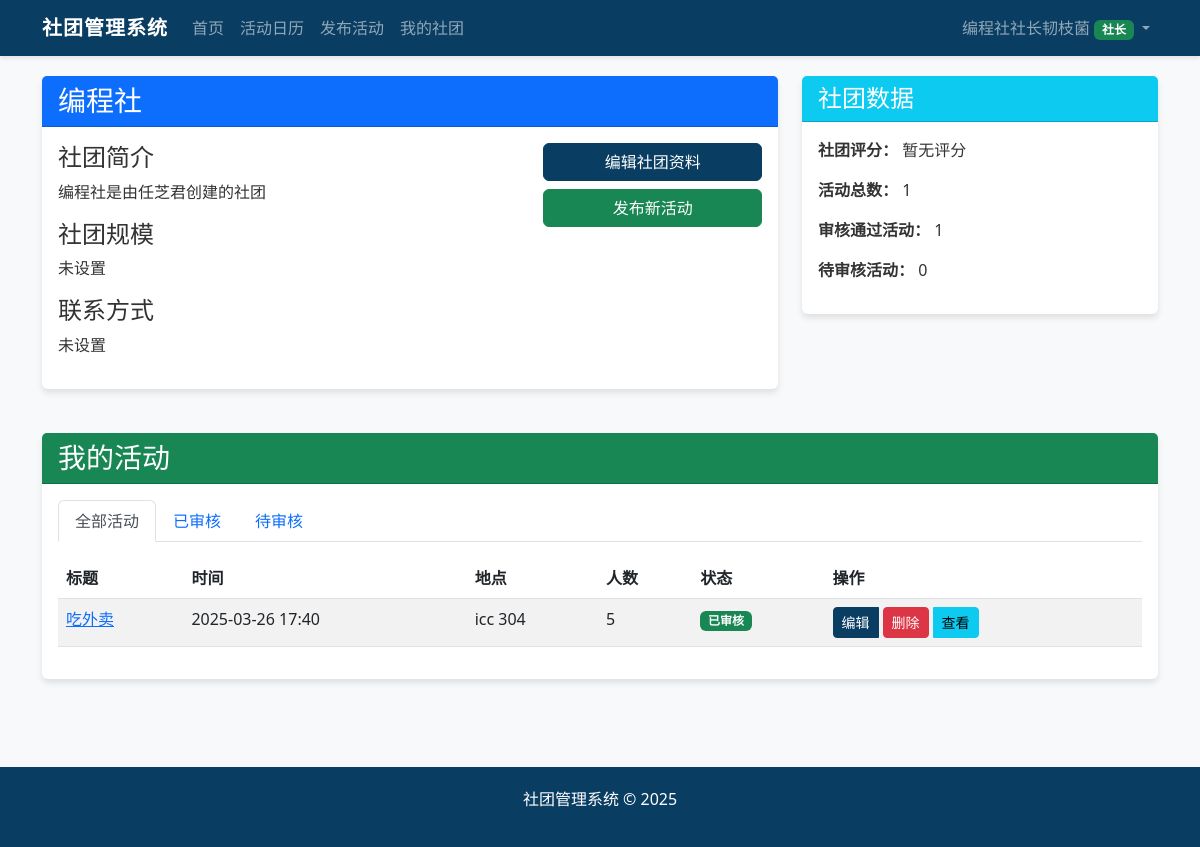
/club/my_club (signed in), run on the app's committed database.
### app/models.py (models this page shows, shortened)
class User(UserMixin, db.Model):
    __tablename__ = "users"
    id = db.Column(db.Integer, primary_key=True)
    username = db.Column(db.String(64), unique=True, index=True)
    password = db.Column(db.String(128))
    role = db.Column(db.String(20))  # super_admin, admin, club_leader, club_teacher, union, student
    real_name = db.Column(db.String(64))
    class_name = db.Column(db.String(64))  # 针对学生
    email = db.Column(db.String(120))
    phone = db.Column(db.String(20))
    leader_id = db.Column(db.Integer, db.ForeignKey('users.id'), nullable=True)
    is_approved = db.Column(db.Boolean, default=False)
    club_name = db.Column(db.String(64), nullable=True)
    created_at = db.Column(db.DateTime, default=datetime.utcnow)
    teachers = db.relationship('User', backref=db.backref('leader', remote_side=[id]), foreign_keys=[leader_id])
    @property
    def is_club_leader(self):
        return self.role == ROLE_CLUB_LEADER

class Club(db.Model):
    __tablename__ = "clubs"
    id = db.Column(db.Integer, primary_key=True)
    name = db.Column(db.String(64), unique=True)
    description = db.Column(db.Text)
    president_contact = db.Column(db.String(64))
    type = db.Column(db.String(64))   # 社团类型：科技类、公益类、学术类、活动类、文化类、体育类、艺术类
    score = db.Column(db.Float, default=0)   # 社团分数
    leader_id = db.Column(db.Integer, db.ForeignKey('users.id'), nullable=True)
    teacher_id = db.Column(db.Integer, db.ForeignKey('users.id'), nullable=True)
    creator_id = db.Column(db.Integer, db.ForeignKey('users.id'), nullable=True)
    created_at = db.Column(db.DateTime, default=datetime.utcnow)
    activities = db.relationship('Activity', backref='club', lazy='dynamic')
    leader = db.relationship('User', foreign_keys=[leader_id], backref='led_club')
    teacher = db.relationship('User', foreign_keys=[teacher_id], backref='guided_club')
    creator = db.relationship('User', foreign_keys=[creator_id], backref='created_clubs')

class Activity(db.Model):
    __tablename__ = "activities"
    id = db.Column(db.Integer, primary_key=True)
    title = db.Column(db.String(128))
    description = db.Column(db.Text)
    event_date = db.Column(db.DateTime)
    location = db.Column(db.String(128))
    published_at = db.Column(db.DateTime, default=datetime.utcnow)
    click_count = db.Column(db.Integer, default=0)
    enroll_count = db.Column(db.Integer, default=0)
    max_participants = db.Column(db.Integer, default=0)  # 0表示不限制人数
    feedback_score = db.Column(db.Float, default=0)  # 学生反馈综合评分
    approved = db.Column(db.Boolean, default=False)  # 活动帖审核状态
    publisher_id = db.Column(db.Integer, db.ForeignKey('users.id'), nullable=True)
    club_id = db.Column(db.Integer, db.ForeignKey('clubs.id'))
    creator_id = db.Column(db.Integer, db.ForeignKey('users.id'), nullable=True)
    publisher = db.relationship('User', foreign_keys=[publisher_id], backref='published_activities')
    creator = db.relationship('User', foreign_keys=[creator_id], backref='created_activities')
    comments = db.relationship('Comment', backref='activity', lazy='dynamic')
    participants = db.relationship('Registration', backref='activity', lazy='dynamic')

### app/views/club.py (the view)
@club_bp.route('/my_club')
@login_required
@require_club_leader
def my_club():
    club = Club.query.filter_by(leader_id=current_user.id).first()
    if not club:
        flash('您还没有管理的社团')
        return redirect(url_for('main.index'))
    activities = Activity.query.filter_by(club_id=club.id).order_by(Activity.published_at.desc()).all()
    return render_template('club/my_club.html', club=club, activities=activities)

### app/views/auth.py (called while the page is built)
@login_manager.user_loader
def load_user(user_id):
    return User.query.get(int(user_id))

### app/views/club.py (called while the page is built)
def require_club_leader(f):
    @wraps(f)
    def decorated_function(*args, **kwargs):
        if not current_user.is_authenticated or not current_user.is_club_leader or not current_user.is_approved:
            abort(403)
        return f(*args, **kwargs)
    return decorated_function

### app/templates/club/my_club.html (shortened to what this page needs)
{% extends "layout.html" %}
{% block content %}
<div class="row mb-4">
    <div class="col-md-8">
        <div class="card">
            <div class="card-header bg-primary text-white">
                <h3 class="mb-0">{{ club.name }}</h3>
            </div>
            <div class="card-body">
                <div class="row">
                    <div class="col-md-8">
                        <h4>社团简介</h4>
                        <p>{{ club.description or '暂无社团简介' }}</p>
                        <h4>社团规模</h4>
                        <p>{{ club.scale or '未设置' }}</p>
                        <h4>联系方式</h4>
                        <p>{{ club.president_contact or '未设置' }}</p>
                    </div>
                    <div class="col-md-4">
                        <div class="d-grid gap-2">
                            <a href="{{ url_for('club.edit_club_profile') }}" class="btn btn-primary">编辑社团资料</a>
                            <a href="{{ url_for('club.new_activity') }}" class="btn btn-success">发布新活动</a>
                        </div>
                    </div>
                </div>
            </div>
        </div>
    </div>
    <div class="col-md-4">
        <div class="card">
            <div class="card-header bg-info text-white">
                <h4 class="mb-0">社团数据</h4>
            </div>
            <div class="card-body">
                <p><strong>社团评分：</strong> {{ club.score or '暂无评分' }}</p>
                <p><strong>活动总数：</strong> {{ activities|length }}</p>
                <p><strong>审核通过活动：</strong> {{ activities|selectattr('approved', 'equalto', true)|list|length }}</p>
                <p><strong>待审核活动：</strong> {{ activities|selectattr('approved', 'equalto', false)|list|length }}</p>
            </div>
        </div>
    </div>
</div>
<div class="card">
    <div class="card-header bg-success text-white">
        <h3 class="mb-0">我的活动</h3>
    </div>
    <div class="card-body">
        <ul class="nav nav-tabs mb-3" id="activityTabs" role="tablist">
            <li class="nav-item" role="presentation">
                <button class="nav-link active" id="all-tab" data-bs-toggle="tab" data-bs-target="#all-activities" type="button" role="tab" aria-controls="all-activities" aria-selected="true">全部活动</button>
            </li>
            <li class="nav-item" role="presentation">
                <button class="nav-link" id="approved-tab" data-bs-toggle="tab" data-bs-target="#approved-activities" type="button" role="tab" aria-controls="approved-activities" aria-selected="false">已审核</button>
            </li>
            <li class="nav-item" role="presentation">
                <button class="nav-link" id="pending-tab" data-bs-toggle="tab" data-bs-target="#pending-activities" type="button" role="tab" aria-controls="pending-activities" aria-selected="false">待审核</button>
            </li>
        </ul>
        <div class="tab-content" id="activityTabsContent">
            <div class="tab-pane fade show active" id="all-activities" role="tabpanel" aria-labelledby="all-tab">
                {% include 'club/activity_list.html' with context %}
            </div>
                {% with filtered_activities = activities|selectattr('approved', 'equalto', true)|list %}
                    {% set activities = filtered_activities %}
                {% endwith %}
                {% with filtered_activities = activities|selectattr('approved', 'equalto', false)|list %}
                    {% set activities = filtered_activities %}
                {% endwith %}
        </div>
    </div>
</div>
{% endblock %}

### app/templates/layout.html (shortened to what this page needs)
<!DOCTYPE html>
<html lang="zh-CN">
<head>
    <link rel="stylesheet" href="https://cdn.jsdelivr.net/npm/bootstrap@5.2.3/dist/css/bootstrap.min.css">
    <link rel="stylesheet" href="https://cdn.jsdelivr.net/npm/bootstrap-icons@1.10.0/font/bootstrap-icons.css">
</head>
<body>
    <nav class="navbar navbar-expand-lg navbar-dark">
        <div class="container-xl">
            <a class="navbar-brand" href="/">社团管理系统</a>
            <div class="collapse navbar-collapse" id="navbarNav">
                <ul class="navbar-nav me-auto">
                    <li class="nav-item">
                        <a class="nav-link" href="/">首页</a>
                    </li>
                    <li class="nav-item">
                        <a class="nav-link" href="{{ url_for('main.activity_calendar') }}">活动日历</a>
                    </li>
                    {% if current_user.is_authenticated %}
                        {% if current_user.role == 'club_leader' %}
                            <li class="nav-item">
                                <a class="nav-link" href="{{ url_for('club.new_activity') }}">发布活动</a>
                            </li>
                            <li class="nav-item">
                                <a class="nav-link" href="{{ url_for('club.my_club') }}">我的社团</a>
                            </li>
                        {% endif %}
                    {% endif %}
                </ul>
                <ul class="navbar-nav">
                    {% if current_user.is_authenticated %}
                        <li class="nav-item dropdown">
                            <a class="nav-link dropdown-toggle" href="#" id="userDropdown" role="button" data-bs-toggle="dropdown">
                                {{ current_user.username }}
                                {% if current_user.role == 'super_admin' %}
                                    <span class="badge bg-danger">超级管理员</span>
                                {% elif current_user.role == 'admin' %}
                                    <span class="badge bg-warning">管理员</span>
                                {% elif current_user.role == 'club_leader' %}
                                    <span class="badge bg-success">社长</span>
                                {% elif current_user.role == 'club_teacher' %}
                                    <span class="badge bg-info">指导老师</span>
                                {% elif current_user.role == 'union' %}
                                    <span class="badge bg-primary">社联</span>
                                {% elif current_user.role == 'student' %}
                                    <span class="badge bg-secondary">学生</span>
                                {% endif %}
                            </a>
                        </li>
                    {% endif %}
                </ul>
            </div>
        </div>
    </nav>
    <div class="content-wrapper">
        <div class="container-xl">
            {% block content %}{% endblock %}
        </div>
    </div>
    <footer class="mt-5">
        <div class="container text-center">
            <p>社团管理系统 &copy; 2025</p>
        </div>
    </footer>
</body>
</html>

### app/templates/club/activity_list.html
{% if activities %}
    <div class="table-responsive">
        <table class="table table-striped">
            <thead>
                <tr>
                    <th>标题</th>
                    <th>时间</th>
                    <th>地点</th>
                    <th>人数</th>
                    <th>状态</th>
                    <th>操作</th>
                </tr>
            </thead>
            <tbody>
                {% for activity in activities %}
                    <tr>
                        <td>
                            <a href="{{ url_for('main.view_activity', activity_id=activity.id) }}">
                                {{ activity.title }}
                            </a>
                        </td>
                        <td>{{ activity.event_date.strftime('%Y-%m-%d %H:%M') }}</td>
                        <td>{{ activity.location }}</td>
                        <td>{{ activity.max_participants if activity.max_participants > 0 else '不限' }}</td>
                        <td>
                            {% if activity.approved %}
                                <span class="badge bg-success">已审核</span>
                            {% else %}
                                <span class="badge bg-warning">待审核</span>
                            {% endif %}
                        </td>
                        <td>
                            <div class="btn-group" role="group">
                                <a href="{{ url_for('club.edit_activity', activity_id=activity.id) }}" class="btn btn-sm btn-primary">编辑</a>
                                <form action="{{ url_for('club.delete_activity', activity_id=activity.id) }}" method="post" class="ms-1" onsubmit="return confirm('确定要删除此活动吗？');">
                                    <button type="submit" class="btn btn-sm btn-danger">删除</button>
                                </form>
                                <a href="{{ url_for('main.view_activity', activity_id=activity.id) }}" class="btn btn-sm btn-info ms-1">查看</a>
                            </div>
                        </td>
                    </tr>
                {% endfor %}
            </tbody>
        </table>
    </div>
{% else %}
    <div class="alert alert-info">
        <p class="mb-0">暂无活动记录。</p>
    </div>
{% endif %}

### app/templates/layout.html (style rules this page uses)
:root { --primary-color: #0a3d62; --secondary-color: #3c6382; --accent-color: #60a3bc; --light-bg: #f8f9fa; --dark-text: #333; }
body { font-family: "Microsoft YaHei", "Segoe UI", Roboto, sans-serif; background-color: var(--light-bg); color: var(--dark-text); min-height: 100vh; display: flex; flex-direction: column; }
.navbar { background-color: var(--primary-color) !important; box-shadow: 0 2px 4px rgba(0, 0, 0, 0.1); }
.navbar-brand { font-weight: bold; letter-spacing: 1px; }
.card { box-shadow: 0 4px 6px rgba(0, 0, 0, 0.1); border: none; margin-bottom: 20px; }
.card-header { font-weight: bold; background-color: var(--primary-color); color: white; }
.btn-primary { background-color: var(--primary-color); border-color: var(--primary-color); }
footer { background-color: var(--primary-color); color: white; padding: 20px 0; margin-top: auto; }
.container-xl { max-width: 1400px; width: 95%; }
.content-wrapper { flex: 1; padding: 20px 0; }

### data on the page
User: username "编程社社长韧枝菌"
Club: name "编程社", description "编程社是由任芝君创建的社团", president_contact "未设置", score "暂无评分"
Activity: title "吃外卖", event_date "2025-03-26 17:40", location "icc 304", max_participants "5", approved "已审核"

### other printed values
{{ club.scale or '未设置' }} "未设置"
{{ activities|length }} "1"
{{ activities|selectattr('approved', 'equalto', true)|list|length }} "1"
{{ activities|selectattr('approved', 'equalto', false)|list|length }} "0"
